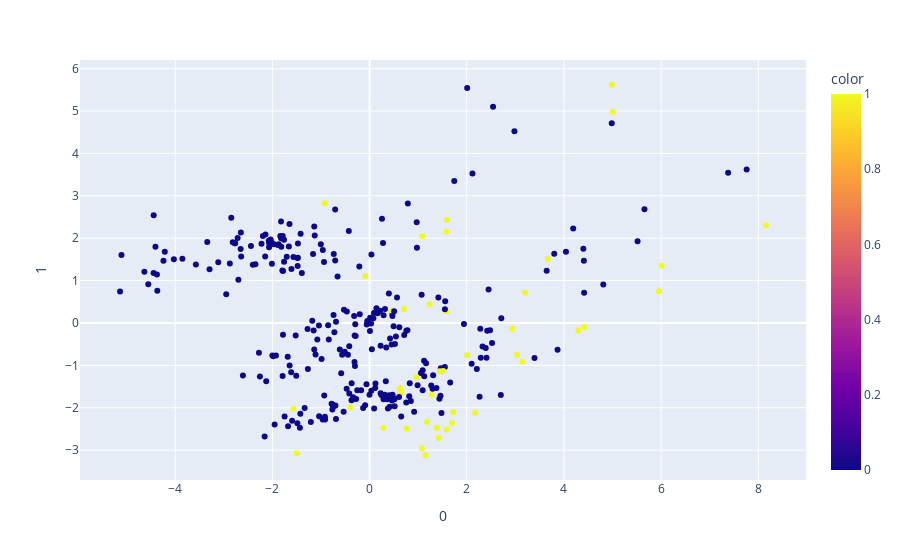

This figure's notebook cell:
### Markdown cell above
# Descriptive Models (Visualization)

`https://towardsdatascience.com pca-using-python-scikit-learn-e653f8989e60`

- Use StandardScaler

- Apply PCA algorithm

### Code cell
SAMPLING = False
[X_train, _, y_train] = load_data()

pca = PCA(n_components=2)
pipeline = Pipeline([('scaler', StandardScaler()), ('pca', pca)])
components = pipeline.fit_transform(X_train)
fig = px.scatter(components, x=0, y=1, color=y_train)
fig.show()

### Figure 1 — Plotly figure (JSON) as saved in the notebook; plotly's stock layout.template omitted (floating-point values rounded to 4 significant figures; data arrays with more than 128 entries replaced by an {"elided": "..."} marker saying what was removed)
{"data": [{"hovertemplate": "0=%{x}<br>1=%{y}<br>color=%{marker.color}<extra></extra>", "legendgroup": "", "marker": {"color": {"elided": "316 int values"}, "coloraxis": "coloraxis", "symbol": "circle"}, "mode": "markers", "name": "", "orientation": "v", "showlegend": false, "type": "scatter", "x": {"elided": "316 float values"}, "xaxis": "x", "y": {"elided": "316 float values"}, "yaxis": "y"}], "layout": {"coloraxis": {"colorbar": {"title": {"text": "color"}}, "colorscale": [[0, "#0d0887"], [0.1111, "#46039f"], [0.2222, "#7201a8"], [0.3333, "#9c179e"], [0.4444, "#bd3786"], [0.5556, "#d8576b"], [0.6667, "#ed7953"], [0.7778, "#fb9f3a"], [0.8889, "#fdca26"], [1, "#f0f921"]]}, "legend": {"tracegroupgap": 0}, "margin": {"t": 60}, "xaxis": {"anchor": "y", "domain": [0, 1], "title": {"text": "0"}}, "yaxis": {"anchor": "x", "domain": [0, 1], "title": {"text": "1"}}}}
